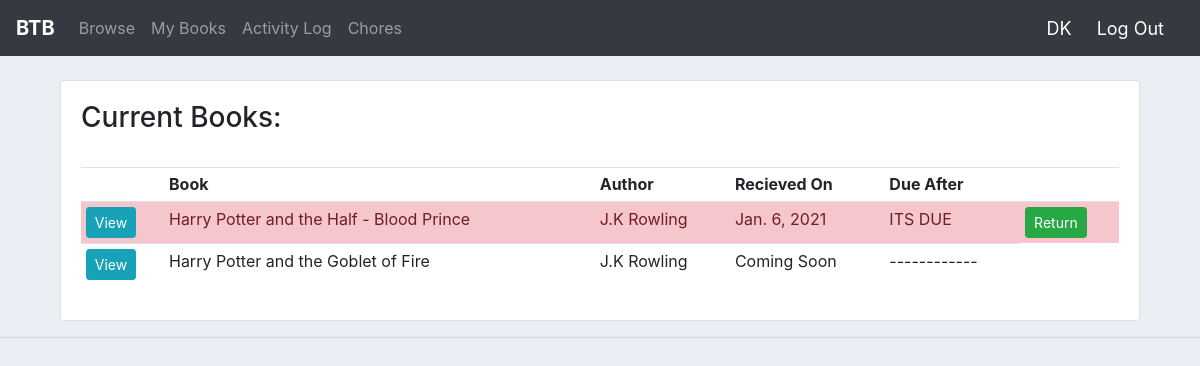
/mybooks/ (signed in), run on the app's committed database.
### user/models.py (models this page shows, shortened)
class Orders(models.Model):
    status = (('delivering','delivering'),('delivered','delivered'),('returning','returning'),('returned','returned'))
    date_created = models.DateField(auto_now_add = True, null =True)
    Customer = models.ForeignKey(Customer, null = True, on_delete = models.SET_NULL)
    Product = models.ForeignKey(Books, null = True, on_delete = models.SET_NULL)
    Status =  models.CharField(max_length = 200, null=True, choices = status)
    recieved_on = models.DateField(null =True, blank = True)
    returned_on = models.DateField(null =True, blank = True)

class Books(models.Model):
    status = (('unavailable','unavailable'),('available','available'))
    BookName = models.CharField(max_length = 200, null=True)
    AuthorName = models.CharField(max_length = 200, null=True)
    Status =  models.CharField(max_length = 200, null=True, choices = status)
    Genre = models.ManyToManyField(Genre)
    Age = models.CharField(max_length = 10, null = True)
    Image = models.ImageField(null = True, blank =True, upload_to = 'books/images')
    PDF = models.FileField(null = True, blank =True, upload_to = 'books/pdfs')
    Description = models.TextField(null = True, blank = True)
    Note = models.CharField(max_length = 500, null = True, blank = True)

### user/views.py (the view)
# urls.py: path('mybooks/', views.mybooks, name = 'mybooks'),
@login_required(login_url = 'signin')
def mybooks(request):
    pk = request.user.customer.id
    books_with_me = Orders.objects.filter(Customer = pk, Status = 'delivered')
    books_coming_to_me = Orders.objects.filter(Customer = pk, Status = 'delivering')
    today = date.today()
    for i in books_with_me:
        global due_day
        value = due_day - ((today - i.recieved_on).days)
        if value == 1:
            i.due_on = 'Tomorrow'
        elif value == 0:
            i.due_on = 'Today'
        elif value < 0:
            i.due_on = 'ITS DUE'
        else:
            i.due_on = str(value) + ' days'
    context = {'orders': books_with_me, 'incomingbooks': books_coming_to_me}
    return render(request, 'user/mybooks.html',context)

### user/templates/user/mybooks.html
{% extends 'user/main.html' %}
{% block content %}
<br>
<div class="row">
  <div class="container">
    <div class="col-md-12">
      <div class="card card-body">
        <h3>Current Books:</h3>
        <br>
        <table class="table table-sm">
          <tr>
            <th></th>
            <th>Book</th>
            <th>Author</th>
            <th>Recieved On</th>
            <th>Due After</th>
            <th></th>
          </tr>
          {% for i in orders %}
          <tr {% if i.due_on == 'ITS DUE' %} class="list-group-item-danger"{% endif %}>
            <td><a href="{% url 'bookinfo' i.Product.id %}" class=" btn btn-sm btn-info">View</a></td>
            <td>{{i.Product.BookName}}</td>
            <td>{{i.Product.AuthorName}}</td>
            <td>{{i.recieved_on}}</td>
            <td>{{i.due_on}}</td>
            <td><a href="{% url 'returnbook' i.id %}" class=" btn btn-sm btn-success">Return</a></td>
          </tr>
          {% endfor %}
          {% for i in incomingbooks%}
          <tr>
            <td><a href="{% url 'bookinfo' i.Product.id %}" class=" btn btn-sm btn-info">View</a></td>
            <td>{{i.Product.BookName}}</td>
            <td>{{i.Product.AuthorName}}</td>
            <td>Coming Soon</td>
            <td>------------</td>
          </tr>
          {% endfor %}
        </table>
      </div>
    </div>
  </div>
</div>
{% endblock %}

### user/templates/user/navbar.html (shortened to what this page needs)
<nav class="navbar navbar-expand-lg navbar-dark bg-dark">
  <a href="{% url 'browse'%}" class="navbar-brand" ><b>BTB</b></a>
  <div class="collapse navbar-collapse" id="navbarNav">
    <ul class="navbar-nav">
      <li class="nav-item">
        <a class="nav-link" href="{% url 'browse'%}">Browse</a>
      </li>
      {% if request.user.is_authenticated %}
      <li class="nav-item">
        <a class="nav-link" href="{% url 'mybooks' %}">My Books</a>
      </li>
      <li class="nav-item">
        <a class="nav-link" href="{% url 'activity' request.user.customer.id %}">Activity Log</a>
      </li>
      {% if request.user.is_staff %}
      <li class="nav-item">
        <a class="nav-link" href="{% url 'chores' %}">Chores</a>
      </li>
      {%endif%}
      {%endif%}
    </ul>
  </div>
  <span class="hi">&nbsp;{{request.user}}&nbsp;</span>
  {% if request.user.is_authenticated %}
  <span><a href="{% url 'signout' %}"  class="hi">Log Out</a></span>
  {% else %}
  <span><a href="{% url 'signin' %}"  class="hi">Sign In</a></span>
  <span><a href="{% url 'signup' %}"  class="hi">Sign Up</a></span>
  {% endif %}
</nav>

### user/templates/user/main.html (style rules this page uses)
body { background-color: #ebeff5; }

### user/templates/user/navbar.html (style rules this page uses)
.hi { font-size: 18px; color: #fff; margin-right: 20px; }

### data on the page
Orders: Product.BookName "Harry Potter and the Half - Blood Prince", Product.AuthorName "J.K Rowling", recieved_on "Jan. 6, 2021", due_on "ITS DUE"
Orders: Product.BookName "Harry Potter and the Goblet of Fire", Product.AuthorName "J.K Rowling"

### other printed values
{{ request.user }} "DK"
